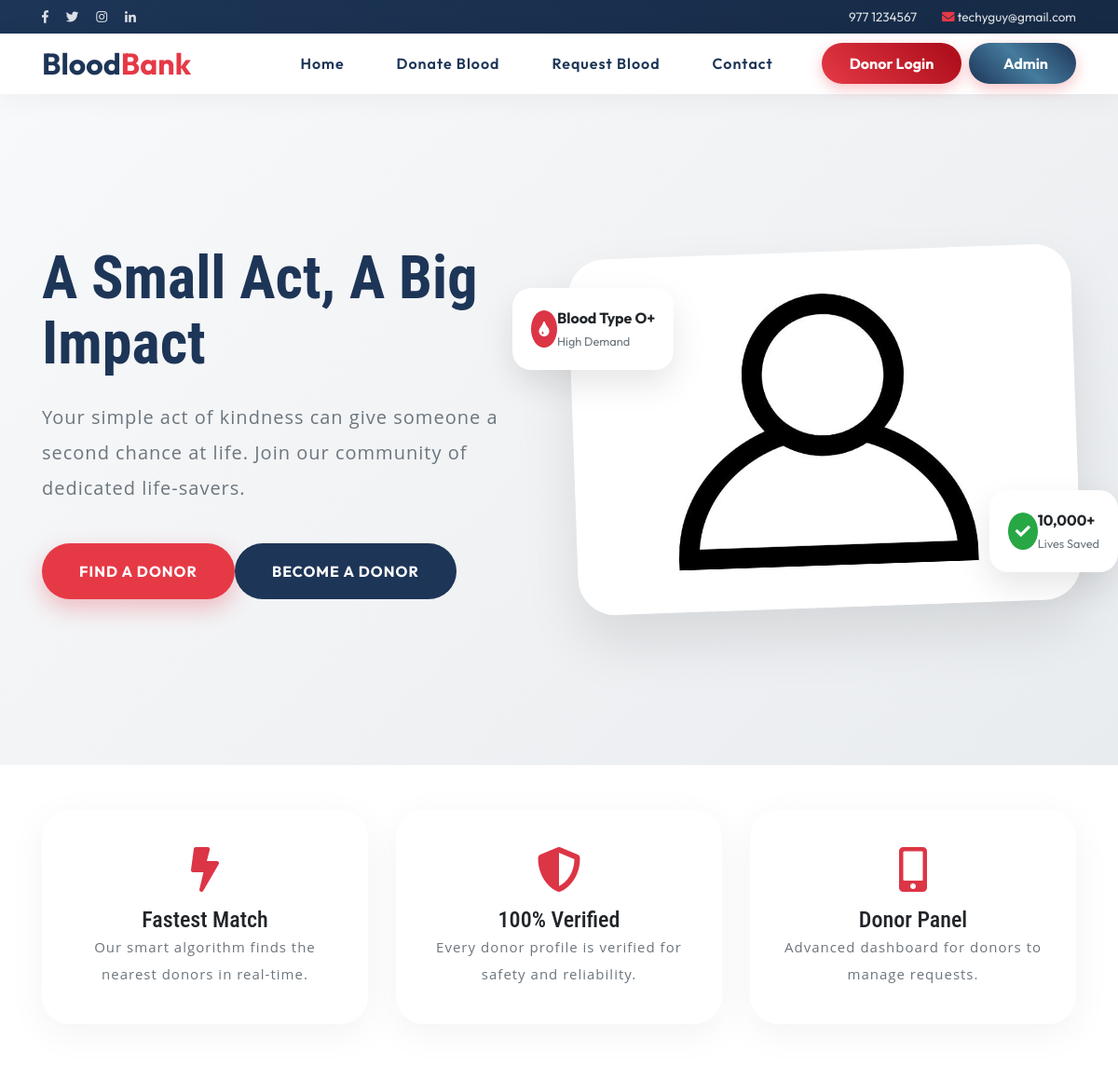
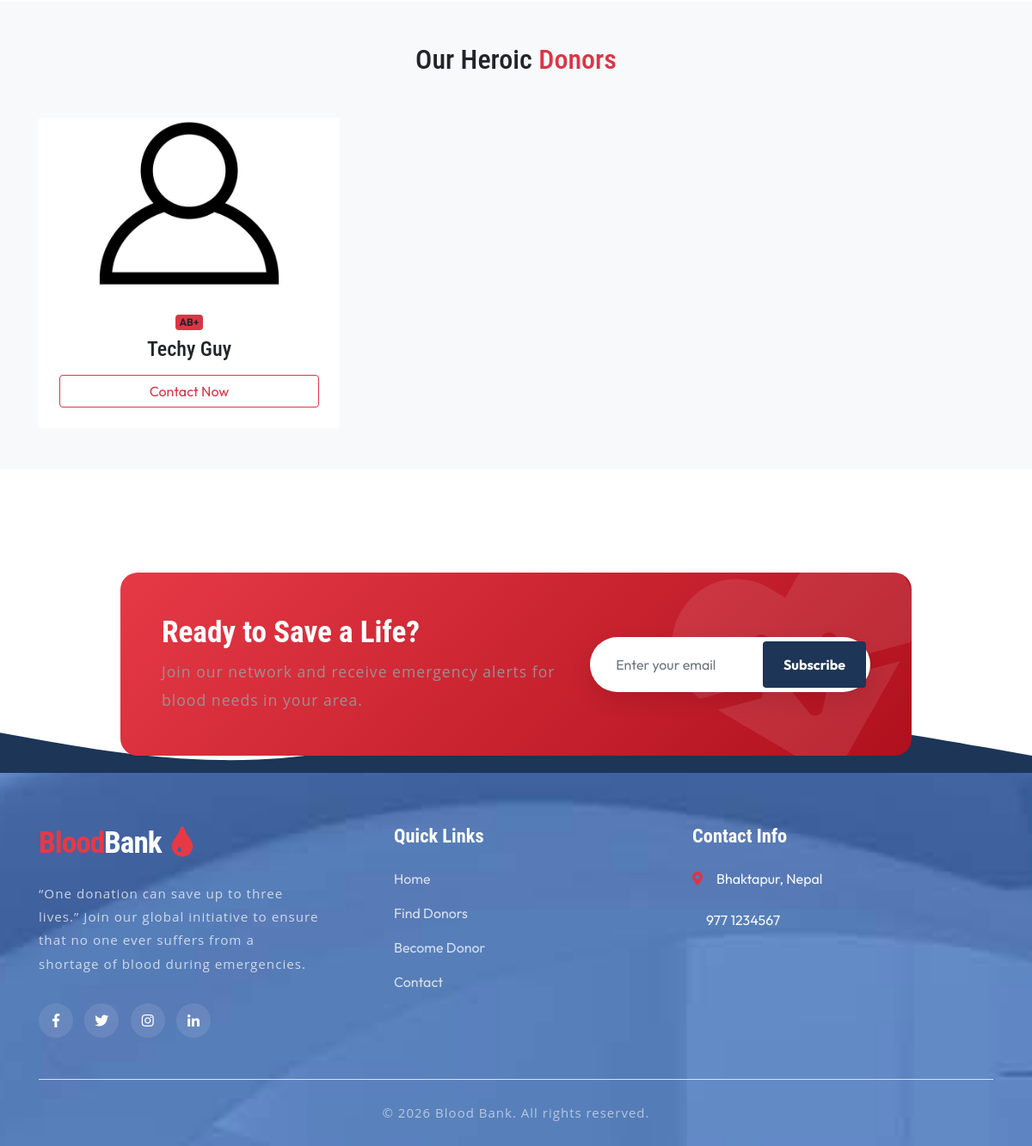
The page / on the database its author committed (2 pictures, top to bottom).
### tables this page shows
CREATE TABLE `tblcontactusinfo` (
  `id` int(11) NOT NULL,
  `Address` tinytext DEFAULT NULL,
  `EmailId` varchar(255) DEFAULT NULL,
  `ContactNo` char(11) DEFAULT NULL
);

CREATE TABLE `tblblooddonars` (
  `id` int(11) NOT NULL,
  `FullName` varchar(100) DEFAULT NULL,
  `MobileNumber` char(11) DEFAULT NULL,
  `EmailId` varchar(100) DEFAULT NULL,
  `Gender` varchar(20) DEFAULT NULL,
  `Age` int(11) DEFAULT NULL,
  `BloodGroup` varchar(20) DEFAULT NULL,
  `Address` varchar(255) DEFAULT NULL,
  `Message` mediumtext DEFAULT NULL,
  `PostingDate` timestamp NOT NULL DEFAULT current_timestamp(),
  `status` int(1) DEFAULT NULL,
  `Password` varchar(250) DEFAULT NULL
);

### index.php (the view, shortened to what this page needs)
<?php
include('includes/config.php');
?>
<!DOCTYPE html>
<html lang="zxx">
<head>
    <link rel="stylesheet" href="css/bootstrap.css">
    <link rel="stylesheet" href="css/style.css" type="text/css" media="all" />
    <link rel="stylesheet" href="css/fontawesome-all.css">
</head>
<body>
    <?php include('includes/header.php');?>
    <section class="modern-hero">
        <div class="container">
            <div class="row align-items-center">
                <div class="col-lg-6 hero-content">
                    <h1 class="hero-title">A Small Act, A Big Impact</h1>
                    <p class="hero-subtitle">Your simple act of kindness can give someone a second chance at life. Join our community of dedicated life-savers.</p>
                    <div class="d-flex flex-wrap gap-3">
                        <a href="search-donor.php" class="btn btn-modern btn-primary-modern me-md-3 mb-3">Find a Donor</a>
                        <a href="sign-up.php" class="btn btn-modern btn-secondary-modern mb-3">Become a Donor</a>
                    </div>
                </div>
                <div class="col-lg-6 position-relative">
                    <div class="floating-card card-1">
                        <div class="d-flex align-items-center gap-3">
                            <div class="bg-danger text-white p-2 rounded-circle"><i class="fas fa-tint"></i></div>
                            <div><strong>Blood Type O+</strong><br><small class="text-muted">High Demand</small></div>
                        </div>
                    </div>
                    <img src="images/blood-donor.jpg" alt="Blood Donation" class="img-fluid hero-image-main">
                    <div class="floating-card card-2">
                        <div class="d-flex align-items-center gap-3">
                            <div class="bg-success text-white p-2 rounded-circle"><i class="fas fa-check"></i></div>
                            <div><strong>10,000+</strong><br><small class="text-muted">Lives Saved</small></div>
                        </div>
                    </div>
                </div>
            </div>
        </div>
    </section>
    <section class="py-5">
        <div class="container">
            <div class="row g-4">
                <div class="col-md-4">
                    <div class="stat-box">
                        <i class="fas fa-bolt fa-3x text-danger mb-3"></i>
                        <h4>Fastest Match</h4>
                        <p class="text-muted">Our smart algorithm finds the nearest donors in real-time.</p>
                    </div>
                </div>
                <div class="col-md-4">
                    <div class="stat-box">
                        <i class="fas fa-shield-alt fa-3x text-danger mb-3"></i>
                        <h4>100% Verified</h4>
                        <p class="text-muted">Every donor profile is verified for safety and reliability.</p>
                    </div>
                </div>
                <div class="col-md-4">
                    <div class="stat-box">
                        <i class="fas fa-mobile-alt fa-3x text-danger mb-3"></i>
                        <h4>Donor Panel</h4>
                        <p class="text-muted">Advanced dashboard for donors to manage requests.</p>
                    </div>
                </div>
            </div>
        </div>
    </section>
    <section class="py-5 bg-light">
        <div class="container">
            <div class="text-center mb-5">
                <h2 class="fw-bold">Our Heroic <span class="text-danger">Donors</span></h2>
            </div>
            <div class="row g-4">
                <?php
                $status=1;
                $sql = "SELECT * from tblblooddonars where status=:status order by rand() limit 3";
                $query = $dbh -> prepare($sql);
                $query->bindParam(':status',$status,PDO::PARAM_STR);
                $query->execute();
                $results=$query->fetchAll(PDO::FETCH_OBJ);
                foreach($results as $result) { ?>
                    <div class="col-md-4">
                        <div class="card border-0 shadow-sm rounded-4 overflow-hidden">
                            <img src="images/blood-donor.jpg" class="card-img-top" style="height: 200px; object-fit: cover;">
                            <div class="card-body p-4 text-center">
                                <span class="badge bg-danger mb-2"><?php echo htmlentities($result->BloodGroup);?></span>
                                <h4 class="fw-bold"><?php echo htmlentities($result->FullName);?></h4>
                                <a href="contact-blood.php?cid=<?php echo $result->id;?>" class="btn btn-outline-danger w-100 mt-3 rounded-pill">Contact Now</a>
                            </div>
                        </div>
                    </div>
                <?php } ?>
            </div>
        </div>
    </section>
    <?php include('includes/footer.php');?>
</body>
</html>

### includes/header.php (shortened to what this page needs)
<header>
    <div class="top-bar-innovative">
        <div class="container">
            <div class="row align-items-center">
                <div class="col-md-6 d-none d-md-block">
                    <ul class="list-inline m-0">
                        <li class="list-inline-item mr-3"><a href="#"><i class="fab fa-facebook-f"></i></a></li>
                        <li class="list-inline-item mr-3"><a href="#"><i class="fab fa-twitter"></i></a></li>
                        <li class="list-inline-item mr-3"><a href="#"><i class="fab fa-instagram"></i></a></li>
                        <li class="list-inline-item"><a href="#"><i class="fab fa-linkedin-in"></i></a></li>
                    </ul>
                </div>
                <?php
                $sql = "SELECT * from tblcontactusinfo";
                $query = $dbh->prepare($sql);
                $query->execute();
                $results = $query->fetchAll(PDO::FETCH_OBJ);
                if ($query->rowCount() > 0) {
                    foreach ($results as $result) { ?>
                <div class="col-md-6 text-center text-md-right">
                    <span class="mr-4"><i class="fas fa-phone-alt text-danger"></i> <?php echo $result->ContactNo; ?></span>
                    <span><i class="fas fa-envelope text-danger"></i> <a href="mailto:<?php echo $result->EmailId; ?>"><?php echo $result->EmailId; ?></a></span>
                </div>
                <?php }} ?>
            </div>
        </div>
    </div>
    <nav class="navbar navbar-expand-lg navbar-light innovative-header py-2">
        <div class="container">
            <a class="navbar-brand font-weight-bold" href="index.php">
                <span style="color:#1d3557;">Blood</span><span style="color:#e63946;">Bank</span>
                <i class="fas fa-tint ml-1"></i>
            </a>
            <div class="collapse navbar-collapse" id="navbarSupportedContent">
                <ul class="navbar-nav ml-auto align-items-center">
                    <li class="nav-item"><a class="nav-link" href="index.php">Home</a></li>
                    <li class="nav-item"><a class="nav-link" href="sign-up.php">Donate Blood</a></li>
                    <li class="nav-item"><a class="nav-link" href="search-donor.php">Request Blood</a></li>
                    <li class="nav-item"><a class="nav-link" href="contact.php">Contact</a></li>
                    <?php if (isset($_SESSION['donor_id'])) { ?>
                        <li class="nav-item dropdown">
                            <a class="nav-link dropdown-toggle" href="#" id="navbarDropdown" role="button" data-toggle="dropdown">
                                My Account
                            </a>
                            <div class="dropdown-menu shadow">
                                <a class="dropdown-item" href="donor-dashboard.php">Dashboard</a>
                                <a class="dropdown-item" href="donor-profile.php">Profile</a>
                                <div class="dropdown-divider"></div>
                                <a class="dropdown-item" href="logout.php">Logout</a>
                            </div>
                        </li>
                    <?php } else { ?>
                        <li class="nav-item ml-lg-4">
                            <a href="login.php" class="login-btn-innovative">Donor Login</a>
                        </li>
                        <li class="nav-item ml-lg-2">
                            <a href="admin/index.php" class="login-btn-innovative" style="background: linear-gradient(45deg, #1d3557, #457b9d, #1d3557) !important;">
                                <i class="fas fa-user-shield mr-1"></i> Admin
                            </a>
                        </li>
                    <?php } ?>
                </ul>
            </div>
        </div>
    </nav>
</header>

### includes/footer.php (shortened to what this page needs)
<div style="position: relative; overflow: hidden; margin-top: 120px;">
  <div class="container" style="position: relative; z-index: 10; margin-bottom: -80px;">
    <div class="row justify-content-center">
      <div class="col-lg-10">
        <div class="newsletter-card shadow-lg p-5" style="background: linear-gradient(135deg, #e63946, #b0101d); color: white; border-radius: 20px; position: relative; overflow: hidden;">
          <div style="position: absolute; top: -30px; right: -20px; opacity: 0.1; transform: rotate(-15deg);">
          </div>
          <div class="row align-items-center" style="position: relative; z-index: 2;">
            <div class="col-md-7 mb-4 mb-md-0 text-center text-md-left">
              <h2 class="font-weight-bold mb-2" style="font-size: 2.2rem;">Ready to Save a Life?</h2>
              <p class="m-0" style="opacity: 0.9; font-size: 1.1rem;">Join our network and receive emergency alerts for blood needs in your area.</p>
            </div>
            <div class="col-md-5">
              <form action="#" method="post" class="d-flex" style="background: white; border-radius: 50px; padding: 5px; box-shadow: 0 10px 25px rgba(0,0,0,0.1);">
                <input type="email" class="form-control border-0 bg-transparent" placeholder="Enter your email" required style="padding: 15px 25px; outline: none; box-shadow: none;">
                <button class="btn subscribe-btn rounded-pill px-4 font-weight-bold" type="submit" style="background-color: #1d3557; color: white; border: none;">Subscribe</button>
              </form>
            </div>
          </div>
        </div>
      </div>
    </div>
  </div>
  <footer style="background-color: #1d3557; color: #ffffff; position: relative; z-index: 1; padding-top: 60px;">
    <div class="w3ls-footer-grids pb-4">
      <div class="container">
        <div class="row">
          <div class="col-lg-4 col-md-6 mb-5 mb-lg-0">
            <h2 class="mb-4">
              <a href="index.php" class="text-white font-weight-bold" style="text-decoration: none; font-size: 2.2rem; letter-spacing: -1px;">
                <span style="color: #e63946;">Blood</span>Bank
                <i class="fas fa-tint ml-1" style="color: #e63946;"></i>
              </a>
            </h2>
            <p class="text-light pr-lg-4" style="line-height: 1.8; opacity: 0.75; font-size: 0.95rem;">
              “One donation can save up to three lives.” Join our global initiative to ensure that no one ever suffers from a shortage of blood during emergencies.
            </p>
            <div class="mt-4 pt-2">
              <a href="#" class="social-icon"><i class="fab fa-facebook-f"></i></a>
              <a href="#" class="social-icon"><i class="fab fa-twitter"></i></a>
              <a href="#" class="social-icon"><i class="fab fa-instagram"></i></a>
              <a href="#" class="social-icon"><i class="fab fa-linkedin-in"></i></a>
            </div>
          </div>
          <div class="col-lg-4 col-md-6 mb-5 mb-lg-0 pl-lg-5">
            <h3 class="mb-4 text-white font-weight-bold" style="font-size: 1.4rem;">Quick Links</h3>
            <ul class="list-unstyled mt-3">
                <li class="mb-3"><a href="index.php" class="text-light quick-link">Home</a></li>
                <li class="mb-3"><a href="search-donor.php" class="text-light quick-link">Find Donors</a></li>
                <li class="mb-3"><a href="sign-up.php" class="text-light quick-link">Become Donor</a></li>
                <li class="mb-3"><a href="contact.php" class="text-light quick-link">Contact</a></li>
            </ul>
          </div>
          <div class="col-lg-4 col-md-12">
            <h3 class="mb-4 text-white font-weight-bold" style="font-size: 1.4rem;">Contact Info</h3>
            <ul class="list-unstyled mt-3">
              <?php
              $sql = "SELECT * from tblcontactusinfo";
              $query = $dbh->prepare($sql);
              $query->execute();
              $results = $query->fetchAll(PDO::FETCH_OBJ);
              foreach ($results as $result) { ?>
                  <li class="mb-4 d-flex align-items-center">
                    <i class="fas fa-map-marker-alt mr-3 text-danger"></i>
                    <span class="text-light"><?php echo $result->Address; ?></span>
                  </li>
                  <li class="mb-4 d-flex align-items-center">
                    <span class="text-light"><?php echo $result->ContactNo; ?></span>
                  </li>
              <?php } ?>
            </ul>
          </div>
        </div>
        <div class="border-top mt-5 pt-4 text-center">
          <p class="text-light m-0" style="opacity: 0.6;">&copy; <span id="year"></span> Blood Bank. All rights reserved.</p>
        </div>
      </div>
    </div>
  </footer>
</div>

### rows shown on the page
tblcontactusinfo: ContactNo "977 1234567", EmailId "techyguy@gmail.com", Address "Bhaktapur, Nepal"
tblblooddonars: BloodGroup "AB+", FullName "Techy Guy"
